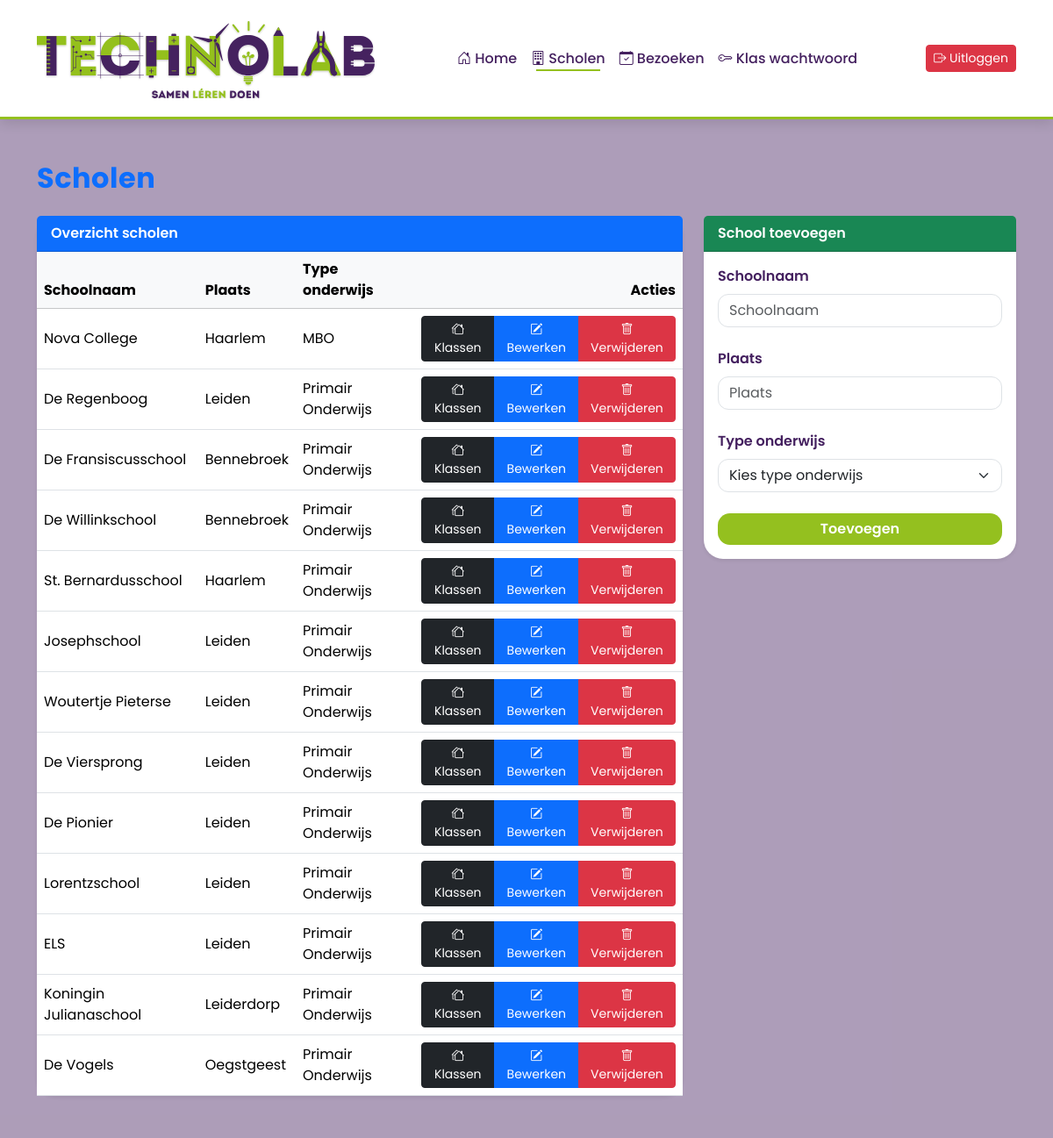
The app's page /scholen.php (signed in) with its own data.
### tables this page shows
CREATE TABLE `school` (
  `school_id` smallint(6) NOT NULL,
  `schoolnaam` varchar(100) NOT NULL,
  `plaats` varchar(100) NOT NULL,
  `type_onderwijs` set('Primair Onderwijs','Voortgezet Onderwijs','MBO') DEFAULT NULL
);

### scholen.php (the view, shortened to what this page needs)
<?php
require 'includes/header.php';
$scholen = $conn->query("SELECT * FROM school");
$highlight_id = null;
?>
<div class="ttr-app">
    <div class="container py-5">
        <div class="row mb-4">
            <div class="col d-flex justify-content-between align-items-center">
                <h2 class="fw-bold text-primary mb-0">Scholen</h2>
            </div>
        </div>
        <div class="row g-4">
            <div class="col-12 col-lg-8">
                <div class="card shadow-sm h-100">
                    <div class="card-header bg-primary text-white fw-semibold">
                        Overzicht scholen
                    </div>
                    <div class="card-body p-0">
                        <div class="table-responsive">
                            <table class="table table-hover align-middle mb-0">
                                <thead class="table-light">
                                    <tr>
                                        <th>Schoolnaam</th>
                                        <th>Plaats</th>
                                        <th>Type onderwijs</th>
                                        <th class="text-end">Acties</th>
                                    </tr>
                                </thead>
                                <tbody>
                                    <?php while ($row = $scholen->fetch_assoc()): ?>
                                        <tr<?= ($highlight_id === (int)$row['school_id']) ? ' class="table-warning"' : '' ?>>
                                            <td><?= htmlspecialchars($row['schoolnaam']) ?></td>
                                            <td><?= htmlspecialchars($row['plaats']) ?></td>
                                            <td>
                                                <span><?= htmlspecialchars($row['type_onderwijs']) ?></span>
                                            </td>
                                            <td class="text-end">
                                                <div class="btn-group" role="group" aria-label="Acties">
                                                    <a href="klassen.php?school_id=<?= (int)$row['school_id'] ?>"
                                                        class="btn btn-dark btn-sm">
                                                        <i class="bi bi-houses"></i> Klassen
                                                    </a>
                                                    <a href="scholen.php?edit=<?= (int)$row['school_id'] ?>"
                                                        class="btn btn-primary btn-sm">
                                                        <i class="bi bi-pencil-square"></i> Bewerken
                                                    </a>
                                                    <a href="scholen.php?delete=<?= (int)$row['school_id'] ?>"
                                                        class="btn btn-danger btn-sm js-confirm"
                                                        data-confirm="Weet je het zeker?">
                                                        <i class="bi bi-trash"></i> Verwijderen
                                                    </a>
                                                </div>
                                            </td>
                                            </tr>
                                        <?php endwhile; ?>
                                </tbody>
                            </table>
                        </div>
                    </div>
                </div>
            </div>
            <div class="col-12 col-lg-4">
                <?php if (!isset($_GET['edit'])): ?>
                    <div class="card shadow-sm mb-4 mb-lg-0">
                        <div class="card-header bg-success text-white fw-semibold">
                            School toevoegen
                        </div>
                        <div class="card-body">
                            <form method="post" class="row g-3">
                                <div class="col-12 mb-2">
                                    <label for="schoolnaam" class="form-label">Schoolnaam</label>
                                    <input
                                        type="text"
                                        name="schoolnaam"
                                        id="schoolnaam"
                                        class="form-control form-input"
                                        placeholder="Schoolnaam"
                                        required>
                                </div>
                                <div class="col-12 mb-2">
                                    <label for="plaats" class="form-label">Plaats</label>
                                    <input
                                        type="text"
                                        name="plaats"
                                        id="plaats"
                                        class="form-control form-input"
                                        placeholder="Plaats"
                                        required>
                                </div>
                                <div class="col-12 mb-3">
                                    <label for="type_onderwijs" class="form-label">Type onderwijs</label>
                                    <select
                                        name="type_onderwijs"
                                        id="type_onderwijs"
                                        class="form-control form-select"
                                        required>
                                        <option value="" disabled selected>Kies type onderwijs</option>
                                    </select>
                                </div>
                                <div class="col-12 d-grid mt-2">
                                    <button type="submit" name="add" class="btn btn-success w-100">
                                        Toevoegen
                                    </button>
                                </div>
                            </form>
                        </div>
                    </div>
                <?php endif; ?>
            </div>
        </div>
    </div>
</div>
<?php require 'includes/footer.php'; ?>

### includes/header.php (shortened to what this page needs)
<!DOCTYPE html>
<html lang="nl">
<head>
    <link
        href="https://cdn.jsdelivr.net/npm/bootstrap@5.3.3/dist/css/bootstrap.min.css"
        rel="stylesheet">
    <link
        href="https://cdn.jsdelivr.net/npm/bootstrap-icons@1.11.3/font/bootstrap-icons.css"
        rel="stylesheet">
    <link rel="stylesheet" href="css/index.css">
</head>
<body class="ttr-app">
    <?php require 'nav.php'; ?>

### includes/nav.php (shortened to what this page needs)
<link rel="stylesheet" href="css/index.css">
<nav class="navbar navbar-expand-lg navbar-custom py-3">
    <div class="container d-flex align-items-center justify-content-between">
        <a href="index.php" class="navbar-brand">
            <img src="images/logo_technolab.svg" class="logo-technolab" alt="Technolab">
        </a>
        <div class="collapse navbar-collapse" id="mainNav">
            <ul class="navbar-nav mx-auto mb-2 mb-lg-0">
                <li class="nav-item">
                    <a class="nav-link <?php if (basename($_SERVER['PHP_SELF']) == 'index.php') echo 'active'; ?>" href="index.php">
                        <i class="bi bi-house-door"></i> Home
                    </a>
                </li>
                <?php if (isset($_SESSION['admin_id'])): ?>
                    <li class="nav-item">
                        <a class="nav-link <?php if (basename($_SERVER['PHP_SELF']) == 'scholen.php') echo 'active'; ?>" href="scholen.php">
                            <i class="bi bi-building"></i> Scholen
                        </a>
                    </li>
                    <li class="nav-item">
                        <a class="nav-link <?php if (basename($_SERVER['PHP_SELF']) == 'bezoeken.php') echo 'active'; ?>" href="bezoeken.php">
                            <i class="bi bi-calendar-check"></i> Bezoeken
                        </a>
                    </li>
                    <li class="nav-item">
                        <a class="nav-link <?php if (basename($_SERVER['PHP_SELF']) == 'klas_login.php') echo 'active'; ?>" href="klas_login.php">
                            <i class="bi bi-key"></i> Klas wachtwoord
                        </a>
                    </li>
                <?php endif; ?>
            </ul>
            <div class="d-flex gap-2 mt-3 mt-lg-0">
                <?php if (isset($_SESSION['admin_id'])): ?>
                    <a href="uitloggen.php" class="btn btn-danger btn-sm">
                        <i class="bi bi-box-arrow-right"></i> Uitloggen
                    </a>
                <?php else: ?>
                    <a href="login.php" class="btn btn-success btn-sm">
                        <i class="bi bi-box-arrow-in-right"></i> Admin Login
                    </a>
                <?php endif; ?>
            </div>
        </div>
    </div>
</nav>

### includes/footer.php (shortened to what this page needs)
    </body>
</html>

### css/index.css (style rules this page uses)
:root { --tl-purple: #44205F; --tl-green: #94C01F; --tl-white: #ffffff; --tl-orange: #FF6F3C; --tl-purple-light: rgba(68, 32, 95, 0.10); --tl-purple-dark: rgba(68, 32, 95, 0.25); --tl-green-light: rgba(148, 192, 31, 0.18); --tl-orange-light: rgba(255, 111, 60, 0.15); }
.ttr-app { background: var(--tl-purple-dark); font-family: "Poppins", sans-serif; color: #2b2b2b; min-height: 100vh; }
.ttr-app h2, .ttr-app h5 { color: var(--tl-purple); }
.ttr-app h2 { font-weight: 700; letter-spacing: 0.5px; }
.ttr-app .card { background: var(--tl-white); border-radius: 22px; border: none; box-shadow: 0 10px 28px rgba(0,0,0,0.08); transition: transform 0.25s ease, box-shadow 0.25s ease; animation: softFloat 8s ease-in-out infinite; }
.form-label { font-weight: 600; color: var(--tl-purple); }
.form-control, .form-select { border-radius: 12px; transition: border-color 0.15s ease, box-shadow 0.15s ease; }
.btn-success { background: var(--tl-green); color: var(--tl-white); border-radius: 14px; border: none; font-weight: 600; transition: transform 0.15s ease, box-shadow 0.15s ease; }
.navbar-custom { background: var(--tl-white); border-bottom: 3px solid var(--tl-green); box-shadow: 0 4px 14px rgba(0,0,0,0.12); }
.navbar-custom .nav-link { color: var(--tl-purple) !important; font-weight: 500; position: relative; transition: transform 0.15s ease; }
.navbar-custom .nav-link::after { content: ""; position: absolute; left: 14px; right: 14px; bottom: 6px; height: 2px; background: var(--tl-green); transform: scaleX(0); transition: transform 0.2s ease; }
.navbar-custom .nav-link:hover::after, .navbar-custom .nav-link.active::after { transform: scaleX(1); }
.logo-technolab { transition: transform 0.25s ease; }

### records on screen
school: schoolnaam "Nova College", plaats "Haarlem", type_onderwijs "MBO"
school: schoolnaam "De Regenboog", plaats "Leiden", type_onderwijs "Primair Onderwijs"
school: schoolnaam "De Fransiscusschool", plaats "Bennebroek", type_onderwijs "Primair Onderwijs"
school: schoolnaam "De Willinkschool", plaats "Bennebroek", type_onderwijs "Primair Onderwijs"
school: schoolnaam "St. Bernardusschool", plaats "Haarlem", type_onderwijs "Primair Onderwijs"
school: schoolnaam "Josephschool", plaats "Leiden", type_onderwijs "Primair Onderwijs"
school: schoolnaam "Woutertje Pieterse", plaats "Leiden", type_onderwijs "Primair Onderwijs"
school: schoolnaam "De Viersprong", plaats "Leiden", type_onderwijs "Primair Onderwijs"
school: schoolnaam "De Pionier", plaats "Leiden", type_onderwijs "Primair Onderwijs"
school: schoolnaam "Lorentzschool", plaats "Leiden", type_onderwijs "Primair Onderwijs"
school: schoolnaam "ELS", plaats "Leiden", type_onderwijs "Primair Onderwijs"
school: schoolnaam "Koningin Julianaschool", plaats "Leiderdorp", type_onderwijs "Primair Onderwijs"
school: schoolnaam "De Vogels", plaats "Oegstgeest", type_onderwijs "Primair Onderwijs"
